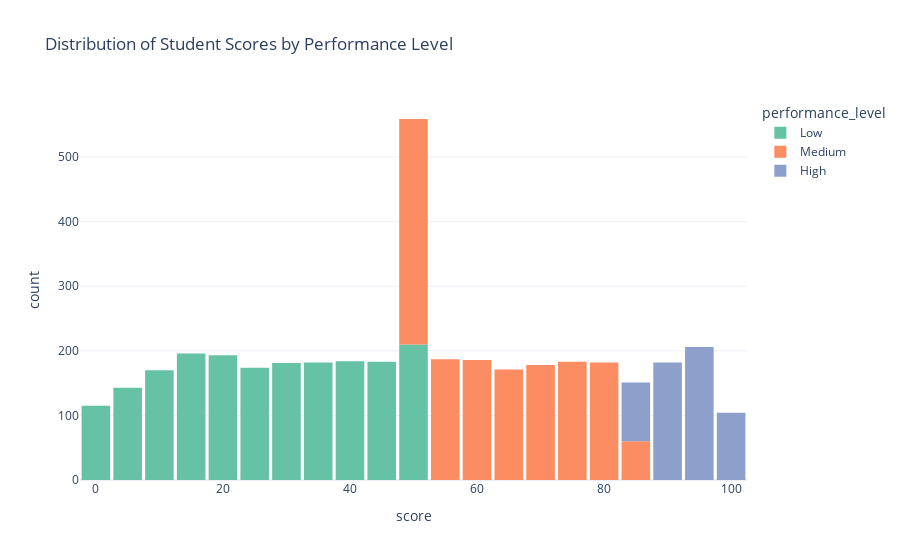

The code cell stored with this chart in its notebook:
### Code cell
import plotly.express as px

fig = px.histogram(
    df,
    x="score",
    nbins=30,
    color="performance_level",
    color_discrete_sequence=px.colors.qualitative.Set2,  # 👈 Beautiful, distinct palette
    title="Distribution of Student Scores by Performance Level",
)
fig.update_layout(
    bargap=0.1,
    template="plotly_white"
)
fig.show()

### Figure 1 — Plotly figure (JSON) as saved in the notebook; plotly's stock layout.template omitted (floating-point values rounded to 4 significant figures; data arrays with more than 128 entries replaced by an {"elided": "..."} marker saying what was removed)
{"data": [{"alignmentgroup": "True", "bingroup": "x", "hovertemplate": "performance_level=Low<br>score=%{x}<br>count=%{y}<extra></extra>", "legendgroup": "Low", "marker": {"color": "rgb(102,194,165)", "pattern": {"shape": ""}}, "name": "Low", "nbinsx": 30, "offsetgroup": "Low", "orientation": "v", "showlegend": true, "type": "histogram", "x": {"elided": "1931 float values"}, "xaxis": "x", "yaxis": "y"}, {"alignmentgroup": "True", "bingroup": "x", "hovertemplate": "performance_level=Medium<br>score=%{x}<br>count=%{y}<extra></extra>", "legendgroup": "Medium", "marker": {"color": "rgb(252,141,98)", "pattern": {"shape": ""}}, "name": "Medium", "nbinsx": 30, "offsetgroup": "Medium", "orientation": "v", "showlegend": true, "type": "histogram", "x": {"elided": "1496 float values"}, "xaxis": "x", "yaxis": "y"}, {"alignmentgroup": "True", "bingroup": "x", "hovertemplate": "performance_level=High<br>score=%{x}<br>count=%{y}<extra></extra>", "legendgroup": "High", "marker": {"color": "rgb(141,160,203)", "pattern": {"shape": ""}}, "name": "High", "nbinsx": 30, "offsetgroup": "High", "orientation": "v", "showlegend": true, "type": "histogram", "x": {"elided": "583 int values"}, "xaxis": "x", "yaxis": "y"}], "layout": {"bargap": 0.1, "barmode": "relative", "legend": {"title": {"text": "performance_level"}, "tracegroupgap": 0}, "title": {"text": "Distribution of Student Scores by Performance Level"}, "xaxis": {"anchor": "y", "domain": [0, 1], "title": {"text": "score"}}, "yaxis": {"anchor": "x", "domain": [0, 1], "title": {"text": "count"}}}}
